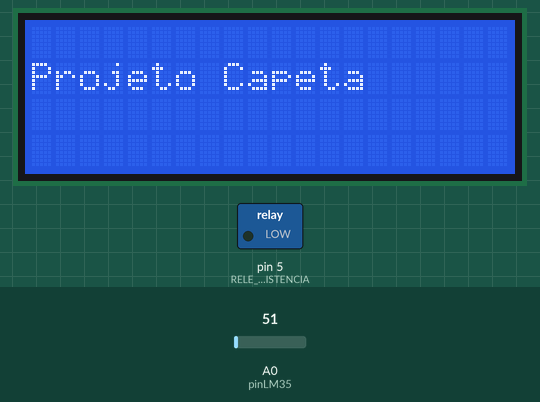
Bench run of a sketch on a simulated Arduino Uno, built with avr-gcc and run on an emulated ATmega328P. Shown: 20×4 character LCD, switched loads named in the sketch (green lamp = pin HIGH). The inputs (shaded band) are chosen by the test bench; at power-on: A0 (pinLM35) = 51. Storage starts empty; what the sketch prints to the serial monitor is not drawn.

Above: at 1.2 s.
3.4 s: A0 (pinLM35) set to 47
At 4.1 s:
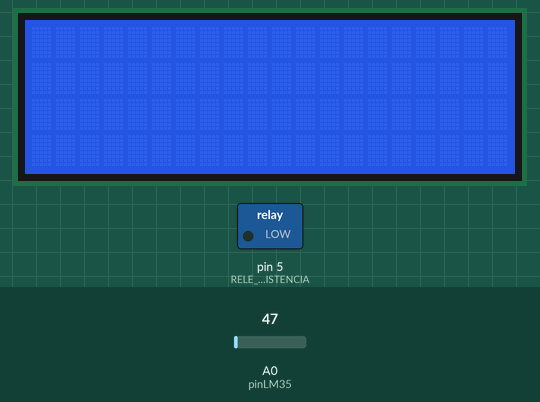
5.0 s: A0 (pinLM35) set to 61
At 6.3 s:
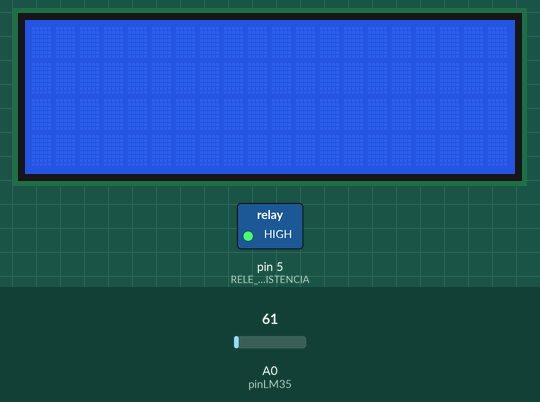
6.6 s: A0 (pinLM35) set to 30
At 7.7 s:
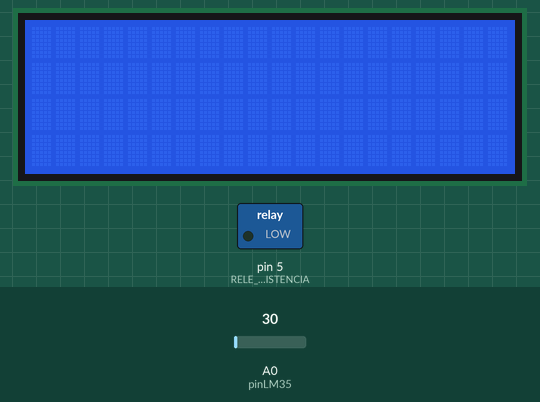
9.6 s: A0 (pinLM35) set to 71
At 11.2 s:
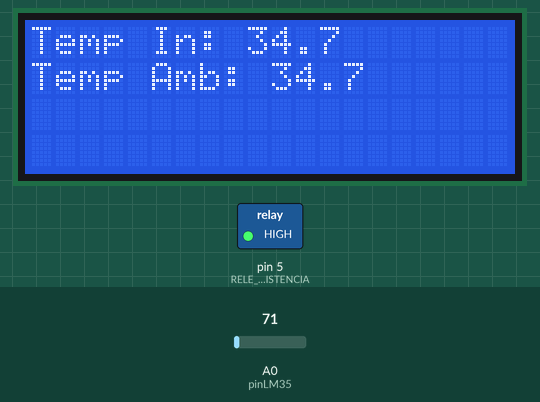
Timing chart, 0 to 12.5 s (numbered marks = the images above; inputs shaded):
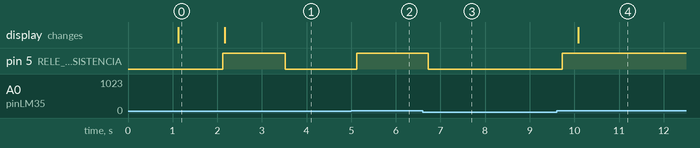

The sketch:

codigo-histerese.ino
```cpp
#include <Wire.h>
#include <LiquidCrystal_I2C.h>
#include <SPI.h>
#include <math.h>
#include <max6675.h>
#include <SD.h>  // Biblioteca para comunicação com o cartão SD

// Configuração do LCD
LiquidCrystal_I2C lcd(0x27, 20, 4);  // Endereço do LCD
File myFile;  // Arquivo para armazenar dados no SD

// Pinos para o MAX6675
#define MAX6675_SO 2
#define MAX6675_CS 3
#define MAX6675_SCK 4
#define RELE_RESISTENCIA 5  // Pino do relé da resistência

// Pino para o sensor LM35
const int pinLM35 = A0;  // Pino analógico para o LM35
#define CS_PIN 10  // Pino de Chip Select (CS) para o SD Card

double temperatura;
double setPoint_resistencia = 26.0;
double input;
const double histerese = 2.0;  // Faixa de histerese de +- 2°C
float intercepto = 3.267;
float slope = 0.938;
unsigned long tempoAnterior = 0;
const long intervaloTela = 10000;  // Intervalo de 10 segundos para atualizar a tela
unsigned long intervaloPID = 200;   // Intervalo para atualizar
bool resistenciaLigada = 0;  // Estado da resistência (ligada ou desligada)

void setup() {
    analogReference(DEFAULT);
    Serial.begin(9600);
    lcd.init();
    lcd.backlight();
    pinMode(RELE_RESISTENCIA, OUTPUT);

    // Inicializar o cartão SD
    if (!SD.begin(CS_PIN)) {
        Serial.println("Falha ao inicializar o cartão SD");
        lcd.setCursor(0, 0);
        lcd.print("Falha no SD!");
        while (1);  // Fica em loop se não conseguir inicializar
    }

    myFile = SD.open("datalog.csv", FILE_WRITE);
    if (myFile) {
        myFile.println("Tempo,Temp In (C),Temp Amb (C)");  // Cabeçalho
        myFile.close();
        Serial.println("Arquivo CSV criado com sucesso");
    } else {
        Serial.println("Erro ao criar arquivo CSV");
    }

    lcd.setCursor(0, 1);
    lcd.print("Bem Vindo!");
    delay(1000);
    lcd.clear();

    lcd.setCursor(0, 1);
    lcd.print("Projeto Capeta");
    delay(1000);
    lcd.clear();
}

void loop() {
    unsigned long currentMillis = millis();

    // Atualizar leitura a cada intervaloPID
    if (currentMillis - tempoAnterior >= intervaloPID) {
        tempoAnterior = currentMillis;

        // Ler temperatura do termopar e aplicar a equação de calibração
        //temperatura = leer_termopar();
        //float temperaturaCorrigida = (slope * temperatura) + intercepto;
        //input = temperaturaCorrigida - 5.5;
        float temperaturaAmbiente = lerTemperaturaLM35();
        input = temperaturaAmbiente;

        // Controle de histerese para o relé da resistência
        if (input > setPoint_resistencia - histerese) {
            digitalWrite(RELE_RESISTENCIA, HIGH);  // Liga a resistência
            resistenciaLigada = true;
        } else if (input < setPoint_resistencia - histerese) {
            digitalWrite(RELE_RESISTENCIA, LOW);  // Desliga a resistência
            resistenciaLigada = false;
        }

        // Leitura da temperatura ambiente com o LM35
        //float temperaturaAmbiente = lerTemperaturaLM35();

        // Enviar dados para monitor serial
        Serial.print("Temp. Bruta: ");
        Serial.print(temperatura, 2);
        Serial.print(" C, Temp. Corrigida: ");
        Serial.print(input, 2);
        Serial.print(" C, Temp. Ambiente: ");
        Serial.print(temperaturaAmbiente, 2);
        Serial.println(" C");

        // Registrar dados no arquivo CSV
        logToFile(input, temperaturaAmbiente);
    }

    // Alternar entre telas a cada 10 segundos
    if (currentMillis % intervaloTela < intervaloPID) {
        lcd.clear();
        lcd.setCursor(0, 0);
        lcd.print("Temp In: ");
        lcd.print(input, 1);
        lcd.setCursor(0, 1);
        lcd.print("Temp Amb: ");
        lcd.print(lerTemperaturaLM35(), 1);
    }
}

// Função para ler temperatura do termopar (MAX6675)
double leer_termopar() {
    uint16_t v;
    pinMode(MAX6675_CS, OUTPUT);
    pinMode(MAX6675_SO, INPUT);
    pinMode(MAX6675_SCK, OUTPUT);

    digitalWrite(MAX6675_CS, LOW);
    unsigned long startMicros = micros();
    while (micros() - startMicros < 1);  // Esperar 1 microsegundo

    v = shiftIn(MAX6675_SO, MAX6675_SCK, MSBFIRST);
    v <<= 8;
    v |= shiftIn(MAX6675_SO, MAX6675_SCK, MSBFIRST);
    digitalWrite(MAX6675_CS, HIGH);

    if (v & 0x4) {
        return NAN;  // Termopar desconectado
    }
    v >>= 3;
    return v * 0.25;
}

// Função para ler a temperatura do LM35
float lerTemperaturaLM35() {
    int leituraLM35 = analogRead(pinLM35);
    float temperatura = (leituraLM35 * (5.0 / 1023.0)) * 100.0;
    return temperatura;
}

// Função para gravar os dados no arquivo CSV
void logToFile(double tempIn, double tempOut) {
    myFile = SD.open("datalog.csv", FILE_WRITE);
    if (myFile) {
        unsigned long currentTime = millis() / 1000;  // Tempo em segundos
        myFile.print(currentTime);
        myFile.print(",");
        myFile.print(tempIn, 2);
        myFile.print(",");
        myFile.println(tempOut, 2);
        myFile.close();
        Serial.println("Dados gravados no arquivo CSV");
    } else {
        Serial.println("Erro ao abrir o arquivo CSV para escrita");
    }
}
```

Measured:
- the behaviour switches between 50 and 49 on A0 (pinLM35) (found by bisection; images 0 and 1)
- after the input at 3.4 s, pin 5 (RELE_RESISTENCIA): HIGH → LOW after 0.13 s
- after the input at 5.0 s, pin 5 (RELE_RESISTENCIA): LOW → HIGH after 0.12 s
- after the input at 6.6 s, pin 5 (RELE_RESISTENCIA): HIGH → LOW after 0.13 s
- after the input at 9.6 s, pin 5 (RELE_RESISTENCIA): LOW → HIGH after 0.13 s; the display: changes after 0.49 s (image 4)
- what the display in image 0 shows lasts 1.1 s, from 1.1 s to 2.2 s
